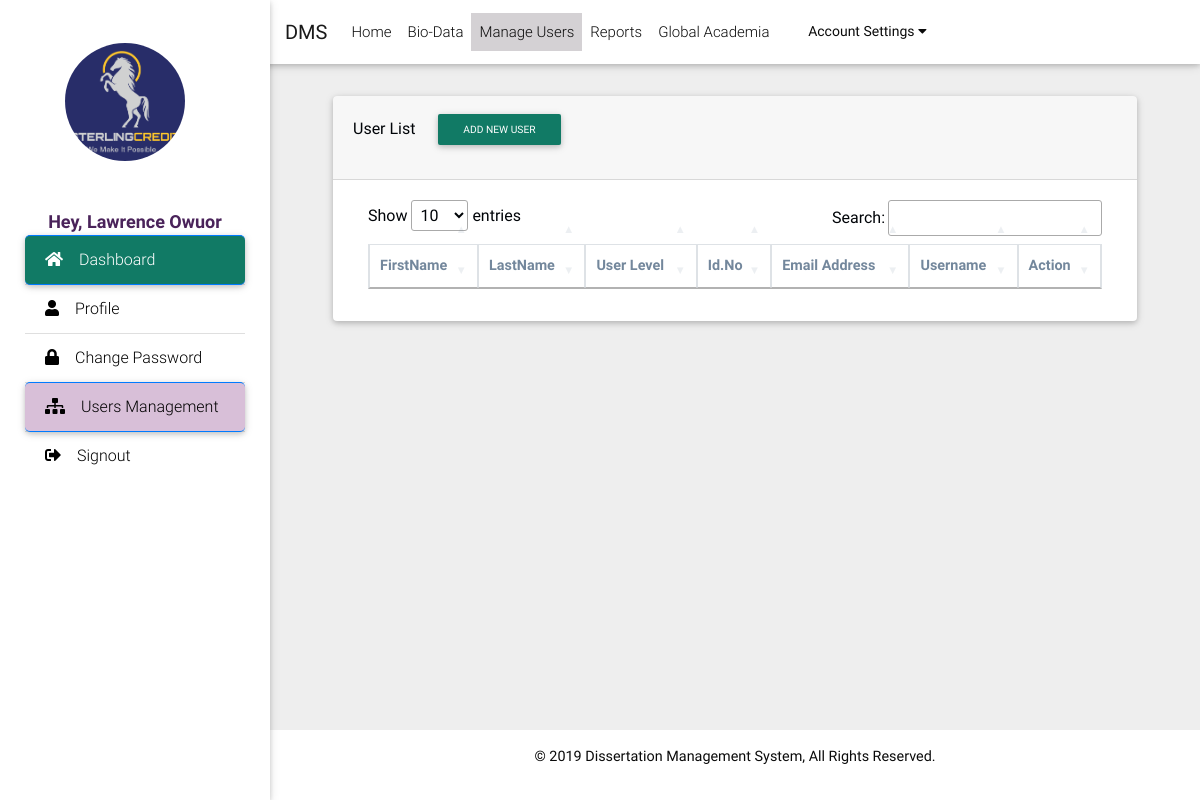
Screenshot of /settings.php (signed in) with the database file from the repository.
### tables this page shows
CREATE TABLE IF NOT EXISTS `d_users_primary` (
  `uid` int(5) NOT NULL AUTO_INCREMENT,
  `u_code` varchar(20) DEFAULT NULL,
  `title` int(2) DEFAULT NULL,
  `profile_upload` varchar(105) DEFAULT NULL,
  `first_name` varchar(50) DEFAULT NULL,
  `last_name` varchar(50) DEFAULT NULL,
  `national_id` varchar(30) DEFAULT NULL,
  `gender` int(1) DEFAULT NULL COMMENT '0-Unspecified, 1-Male, 2-Female ',
  `primary_phone` varchar(20) NOT NULL,
  `primary_email` varchar(85) NOT NULL,
  `user_name` varchar(50) NOT NULL,
  `Reg_No` varchar(50) DEFAULT NULL,
  `supervisor_id` int(11) DEFAULT '0',
  `user_group` int(2) NOT NULL,
  `pass` varchar(245) NOT NULL,
  `registerDate` datetime DEFAULT NULL,
  `added_by` int(10) DEFAULT NULL,
  `status` int(1) DEFAULT NULL,
  `topic_id` int(50) DEFAULT '0',
  `progress_stage` int(11) DEFAULT '0',
  `pass_change` tinyint(1) DEFAULT '0',
  PRIMARY KEY (`uid`),
  UNIQUE KEY `primary_phone_UNIQUE` (`primary_phone`) USING BTREE,
  UNIQUE KEY `UNIQUE_username` (`user_name`) USING BTREE,
  UNIQUE KEY `UNIQUE_email` (`primary_email`) USING BTREE,
  UNIQUE KEY `UNIQUE_uid` (`uid`),
  UNIQUE KEY `UNIQUE_nationalId` (`national_id`) USING BTREE
);

### includes/func.php (called while the page is built, shortened)
<?php
$emyid = $_SESSION['dms_'];
$myid = decurl($emyid);
function profile($sid)
{
  $rid = decurl($sid);
  $d = fetchonerow('d_users_primary', "uid='$rid'");
  $fname = $d['first_name'];
  $lname = $d['last_name'];
  return $fname . ' ' . $lname;
}
function usergroup($sid)
{
  $rid = decurl($sid);
  $d = fetchonerow('d_users_primary', "uid='$rid'");
  $u_group = $d['user_group'];
  return $u_group;
}
function usergroup_name($sid)
{
  $rid = usergroup($sid);
  $d = fetchonerow('d_user_groups', "uid='$rid'");
  $u_group_name = $d['group_name'];
  return $u_group_name;
}
function fetchrow($table, $where, $name)
{
  global $con;
  $query = "SELECT $name FROM $table WHERE ($where)";
  $result = mysqli_query($con, $query);
  $row = mysqli_fetch_array($result);
  $attrequired = $row[$name];
  return $attrequired;
}
function fetchonerow($table, $where, $fds = '*')
{
  global $con;
  $query = "SELECT $fds FROM $table WHERE ($where)";
  $result = mysqli_query($con, $query);
  $roww = mysqli_fetch_array($result);
  return $roww;
}
function decurl($id)
{
  $originalId = $id / 1321;
  return $originalId;
}

### settings.php (the view, shortened to what this page needs)
<?php
require_once 'includes/conn.inc';
require_once 'includes/func.php';
?>
<!DOCTYPE html>
<html>
<head>
</head>
<body class="grey lighten-3">
  <?php
  include_once 'header.php';
  ?>
  <main class="pt-5 mx-lg-5">
    <div class="container-fluid mt-5">
      <div class="row wow">
        <div class="col-md-12 mb-4">
          <div class="card">
            <?php
            if (!isset($_GET['user'])) {
              ?>
              <div class="card-header">
                <p>User List&emsp;<button class="btn btn-sm" data-toggle="modal" data-target="#centralModalLGInfoDemo" style="background-color: rgb( 17, 122, 101);color: #ffff">Add New User</button>
              </div>
              <div class="card-body box-body">
                <div class="col-lg-12">
                  <table id="user_table" class="table table-bordered table-striped display table-responsive-lg">
                    <thead>
                      <tr class="bg-white">
                        <th>FirstName </th>
                        <th>LastName</th>
                        <th>User Level</th>
                        <th>Id.No</th>
                        <th>Email Address</th>
                        <th>Username</th>
                        <th>Action</th>
                      </tr>
                    </thead>
                  </table>
                </div>
              </div>
            <?php
            }
            ?>
          </div>
        </div>
      </div>
    </div>
  </main>
  <?php include_once 'footer.php'; ?>
  <link rel="stylesheet" href="https://cdn.datatables.net/1.10.19/css/jquery.dataTables.min.css" />
</body>
</html>

### header.php (shortened to what this page needs)
<?php
require_once 'includes/conn.inc';
require_once 'includes/func.php';
$ugroup = usergroup($_SESSION['dms_']);
$user = profile($_SESSION['dms_']);
$groupName = usergroup_name($_SESSION['dms_']);
?>
<link rel="stylesheet" href="https://use.fontawesome.com/releases/v5.8.2/css/all.css">
<link rel="stylesheet" href="plugins/bootstrap-wysihtml5/bootstrap3-wysihtml5.min.css">
<link href="css/bootstrap.min.css" rel="stylesheet">
<link href="css/mdb.min.css" rel="stylesheet">
<link href="css/style.min.css" rel="stylesheet">
<link href="css/layout.css" rel="stylesheet">
<body class="grey lighten-3">
  <header>
    <nav class="navbar fixed-top navbar-expand-md navbar-light bg-dms scrolling-navbar">
      <div class="container-fluid">
        <a class="navbar-brand waves-effect" href="index">
          <strong>DMS</strong>
        </a>
        <div class="collapse navbar-collapse" id="navbarSupportedContent">
          <ul class="navbar-nav mr-auto" style="font-weight:300">
            <?php
            $protocol = ((!empty($_SERVER['HTTPS']) && $_SERVER['HTTPS'] != 'off') || $_SERVER['SERVER_PORT'] == 443) ? "https://" : "http://";
            $url = $protocol . $_SERVER['HTTP_HOST'] . $_SERVER['REQUEST_URI'];
            $p = explode('/', $url);
            $page = end($p);
            if (strpos($page, 'index') !== false) {
              $home_current = 'active';
            } elseif (strpos($page, 'register') !== false) {
              $home_reg = 'active';
            } elseif (strpos($page, 'registeredStudents') !== false) {
              $home_reg = 'active';
            } elseif (strpos($page, 'global_academia') !== false) {
              $home_gac = 'active';
            } elseif (strpos($page, 'home') !== false) {
              $home_hom = 'active';
            } elseif (strpos($page, 'update_bio') !== false) {
              $home_bio = 'active';
            } elseif (strpos($page, 'assigned_students') !== false) {
              $home_asgn = 'active';
            } elseif (strpos($page, 'pendingApprovals') !== false) {
              $home_app = 'active';
            } elseif (strpos($page, 'global_academia') !== false) {
              $home_gac = 'active';
            } elseif (strpos($page, 'home') !== false) {
              $home_hom = 'active';
            } elseif (strpos($page, 'rejectedTopics') !== false) {
              $home_top = 'active';
            } elseif (strpos($page, 'settings') !== false) {
              $home_users = 'active';
            } elseif (strpos($page, 'profile') !== false) {
              $home_profile = 'active';
            } elseif (strpos($page, 'change_pass') !== false) {
              $home_pass = 'active';
            } elseif (strpos($page, 'reports') !== false) {
              $home_rep = 'active';
            } else { }
            if ($ugroup == 2) {
              ?>
              <li class="nav-item <?php echo $home_current; ?>">
                <a class="nav-link waves-effect" href="index">Home</a>
              </li>
              <li class="nav-item <?php echo $home_bio; ?>">
                <a class="nav-link waves-effect" href="update_bio">Bio-Data</a>
              </li>
              <li class="nav-item <?php echo $home_reg; ?>">
                <a class="nav-link waves-effect" href="register">Topic-Registration</a>
              </li>
              <li class="nav-item <?php echo $home_gac; ?>">
                <a class="nav-link waves-effect" href="global_academia">Global Academia</a>
              </li>
            <?php
            } elseif ($ugroup == 1) {
              ?>
              <li class="nav-item <?php echo $home_current; ?>">
                <a class="nav-link waves-effect" href="index">Home</a>
              </li>
              <li class="nav-item <?php echo $home_bio; ?>">
                <a class="nav-link waves-effect" href="update_bio">Bio-Data</a>
              </li>
              <li class="nav-item <?php echo $home_users; ?>">
                <a class="nav-link waves-effect" href="settings">Manage Users</a>
              </li>
              <li class="nav-item <?php echo $home_rep; ?>">
                <a class="nav-link waves-effect" href="details?reports">Reports</a>
              </li>
              <li class="nav-item <?php echo $home_gac; ?>">
                <a class="nav-link waves-effect" href="global_academia">Global Academia</a>
              </li>
            <?php
            }
            ?>
            <li class="dropdown nav-item pull-right" style="float:right">
              <button class="dropbtn nav-link">Account Settings
                <i class="fa fa-caret-down"></i>
              </button>
            </li>
          </ul>
        </div>
      </div>
    </nav>
    <div class="sidebar-fixed position-fixed  bg-white">
      <a class="logo-wrapper waves-effect">
        <?php
        $passport = fetchrow('d_users_primary', "uid='$myid'", "profile_upload");
        if ($passport == null) {
          $passport_image = "images/avatar.png";
        } else {
          $passport_image = "faces/$passport";
        }
        echo '<img src="' . $passport_image . '" class="user_image" title="' . $groupName . '"/>';
        ?>
      </a>
      <span>
        <center style="color:#4a235a ;font-weight:bold;font-size:18px"><?php echo 'Hey, ' . $user; ?></center>
      </span>
      <div class="list-group list-group-flush">
        <a href="index" class="list-group-item active waves-effect" style="background-color: rgb( 17, 122, 101);color: #ffff">
          <i class="fas fa-home mr-3"></i>Dashboard
        </a>
        <a href="profile" class="list-group-item  waves-effect <?php echo $home_profile; ?>" style="color:black;">
          <i class="fas fa-user mr-3"></i>Profile</a>
        <a href="change_pass" class="list-group-item waves-effect <?php echo $home_pass; ?>" style="color:black;">
          <i class="fas fa-lock mr-3"></i>Change Password</a>
        <?php
        if ($ugroup == 1) {
          ?>
          <a href="settings" class="list-group-item waves-effect <?php echo $home_users; ?>" style="color:black;">
            <i class="fas fa-sitemap mr-3"></i>Users Management</a>
        <?php
        }
        ?>
        <a href="login?logout" class="list-group-item waves-effect" style="color:black;">
          <i class="fas fa-sign-out-alt mr-3"></i>Signout</a>
      </div>
    </div>
  </header>

### css/layout.css (style rules this page uses)
.dropdown { float: left; overflow: show; }
.dropdown .dropbtn { font-size: 14px; border: none; outline: none; background-color: inherit; font-family: inherit; margin: 0; min-width: 180px; }
.box-body { overflow-x: scroll; margin-bottom: 0; min-width: 50%; }
.bg-white { background: #fff !important; border: 1px solid #fff !important; color: #73879C }
.bg-dms { background-color: #fff; color: #0a0a0a }

### rows the page displays
d_users_primary: profile_upload (picture), user "Lawrence Owuor"
